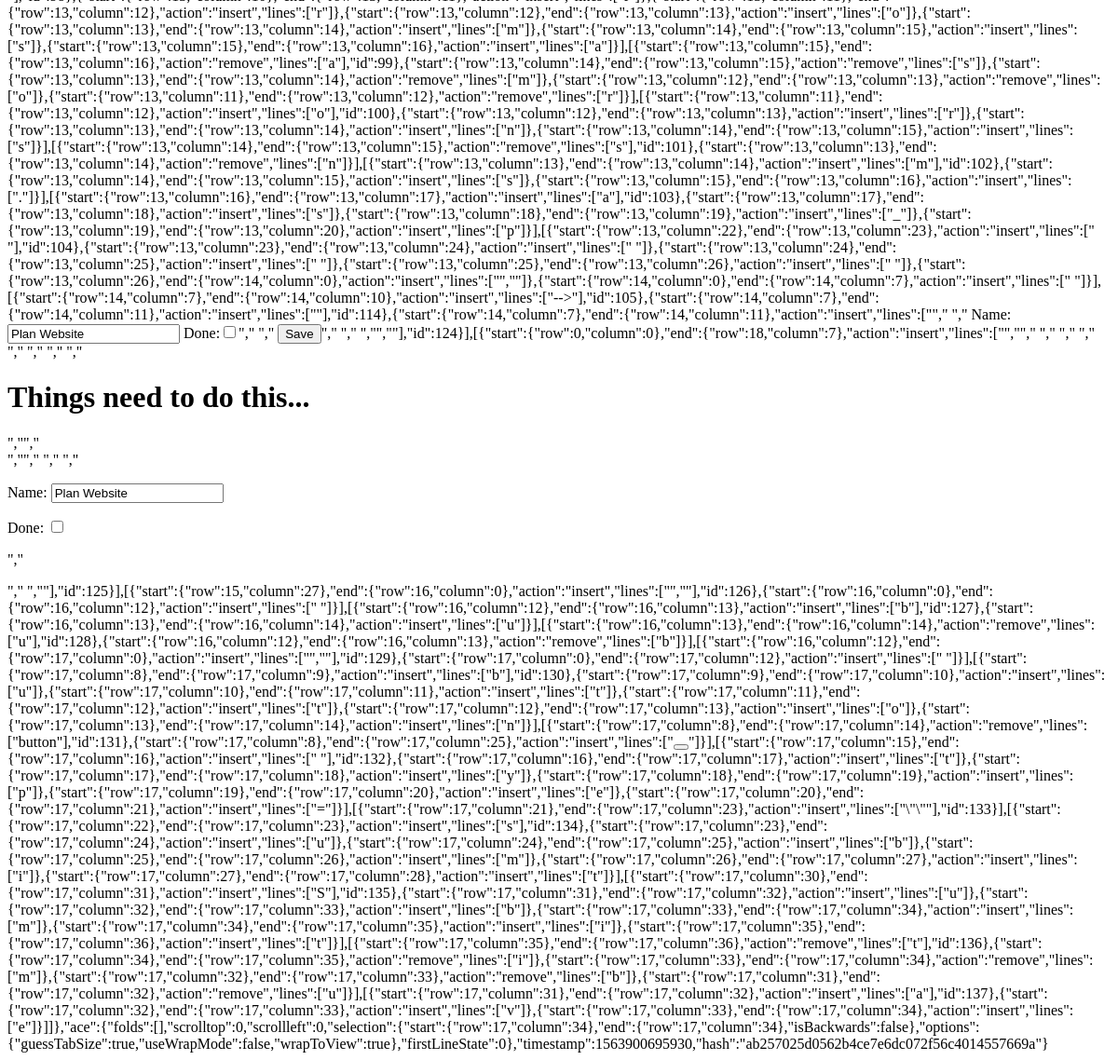
Page /edit/4 (lower part) on the earlier database version.
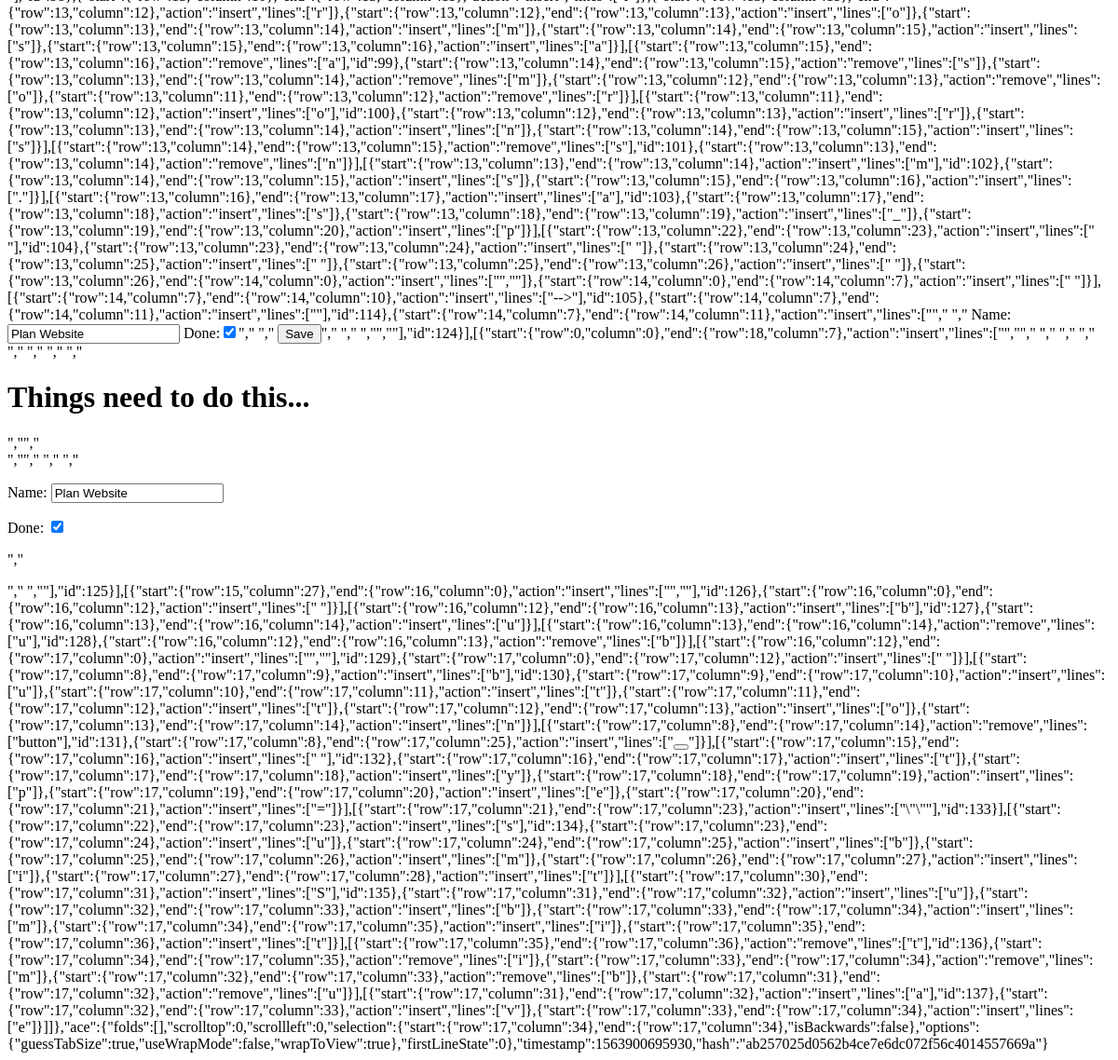
Same page on the later database version.
### todo/models.py (models this page shows, shortened)
class Item(models.Model):
    name=models.CharField(max_length=30, blank=False)
    done = models.BooleanField(blank=False, default=False)

### todo/views.py (the view)
# urls.py: url(r'^edit/(?P<id>\d+)$', edit_an_item),
def edit_an_item(request, id):
    item = get_object_or_404(Item, pk=id)
    if request.method == "POST":
        form = ItemForm(request.POST, instance=item)
        if form.is_valid():
            form.save()
            return redirect(get_todo_list)
    else:
        form = ItemForm(instance=item)
    return render(request, "item_form.html", {'form': form})

### todo/forms.py
class ItemForm(forms.ModelForm):
    class Meta:
        model = Item
        fields = ('name', 'done')

### .c9/metadata/environment/todo/templates/item_form.html (shortened to what this page needs)
"],"id":114},{"start":{"row":14,"column":7},"end":{"row":14,"column":11},"action":"insert","lines":["","       ","       {{ form }}","        ","       <button type=submit>Save</button>","      ","    ","</body></html><!DOCTYPE html>","<html>","    <head>","        ","        ","        ","        ","    </head>","    <body>","        <h1>Things need to do this...</h1>","","        <form method=\"POST\">","","            ","            ","            {{ form.as_p }}","        </form>","    </body></html><button></button>"]}],[{"start":{"row":17,"column":15},"end":{"row":17,"column":16},"action":"insert","lines":[" "],"id":132},{"start":{"row":17,"column":16},"end":{"row":17,"column":17},"action":"insert","lines":["t"]},{"start":{"row":17,"column":17},"end":{"row":17,"column":18},"action":"insert","lines":["y"]},{"start":{"row":17,"column":18},"end":{"row":17,"column":19},"action":"insert","lines":["p"]},{"start":{"row":17,"column":19},"end":{"row":17,"column":20},"action":"insert","lines":["e"]},{"start":{"row":17,"column":20},"end":{"row":17,"column":21},"action":"insert","lines":["="]}],[{"start":{"row":17,"column":21},"end":{"row":17,"column":23},"action":"insert","lines":["\"\""],"id":133}],[{"start":{"row":17,"column":22},"end":{"row":17,"column":23},"action":"insert","lines":["s"],"id":134},{"start":{"row":17,"column":23},"end":{"row":17,"column":24},"action":"insert","lines":["u"]},{"start":{"row":17,"column":24},"end":{"row":17,"column":25},"action":"insert","lines":["b"]},{"start":{"row":17,"column":25},"end":{"row":17,"column":26},"action":"insert","lines":["m"]},{"start":{"row":17,"column":26},"end":{"row":17,"column":27},"action":"insert","lines":["i"]},{"start":{"row":17,"column":27},"end":{"row":17,"column":28},"action":"insert","lines":["t"]}],[{"start":{"row":17,"column":30},"end":{"row":17,"column":31},"action":"insert","lines":["S"],"id":135},{"start":{"row":17,"column":31},"end":{"row":17,"column":32},"action":"insert","lines":["u"]},{"start":{"row":17,"column":32},"end":{"row":17,"column":33},"action":"insert","lines":["b"]},{"start":{"row":17,"column":33},"end":{"row":17,"column":34},"action":"insert","lines":["m"]},{"start":{"row":17,"column":34},"end":{"row":17,"column":35},"action":"insert","lines":["i"]},{"start":{"row":17,"column":35},"end":{"row":17,"column":36},"action":"insert","lines":["t"]}],[{"start":{"row":17,"column":35},"end":{"row":17,"column":36},"action":"remove","lines":["t"],"id":136},{"start":{"row":17,"column":34},"end":{"row":17,"column":35},"action":"remove","lines":["i"]},{"start":{"row":17,"column":33},"end":{"row":17,"column":34},"action":"remove","lines":["m"]},{"start":{"row":17,"column":32},"end":{"row":17,"column":33},"action":"remove","lines":["b"]},{"start":{"row":17,"column":31},"end":{"row":17,"column":32},"action":"remove","lines":["u"]}],[{"start":{"row":17,"column":31},"end":{"row":17,"column":32},"action":"insert","lines":["a"],"id":137},{"start":{"row":17,"column":32},"end":{"row":17,"column":33},"action":"insert","lines":["v"]},{"start":{"row":17,"column":33},"end":{"row":17,"column":34},"action":"insert","lines":["e"]}]]},"ace":{"folds":[],"scrolltop":0,"scrollleft":0,"selection":{"start":{"row":17,"column":34},"end":{"row":17,"column":34},"isBackwards":false},"options":{"guessTabSize":true,"useWrapMode":false,"wrapToView":true},"firstLineState":0},"timestamp":1563900695930,"hash":"ab257025d0562b4ce7e6dc072f56c4014557669a"}

Differences in the rows shown:
changed Item "Plan Website": done "☐" → "☑"
